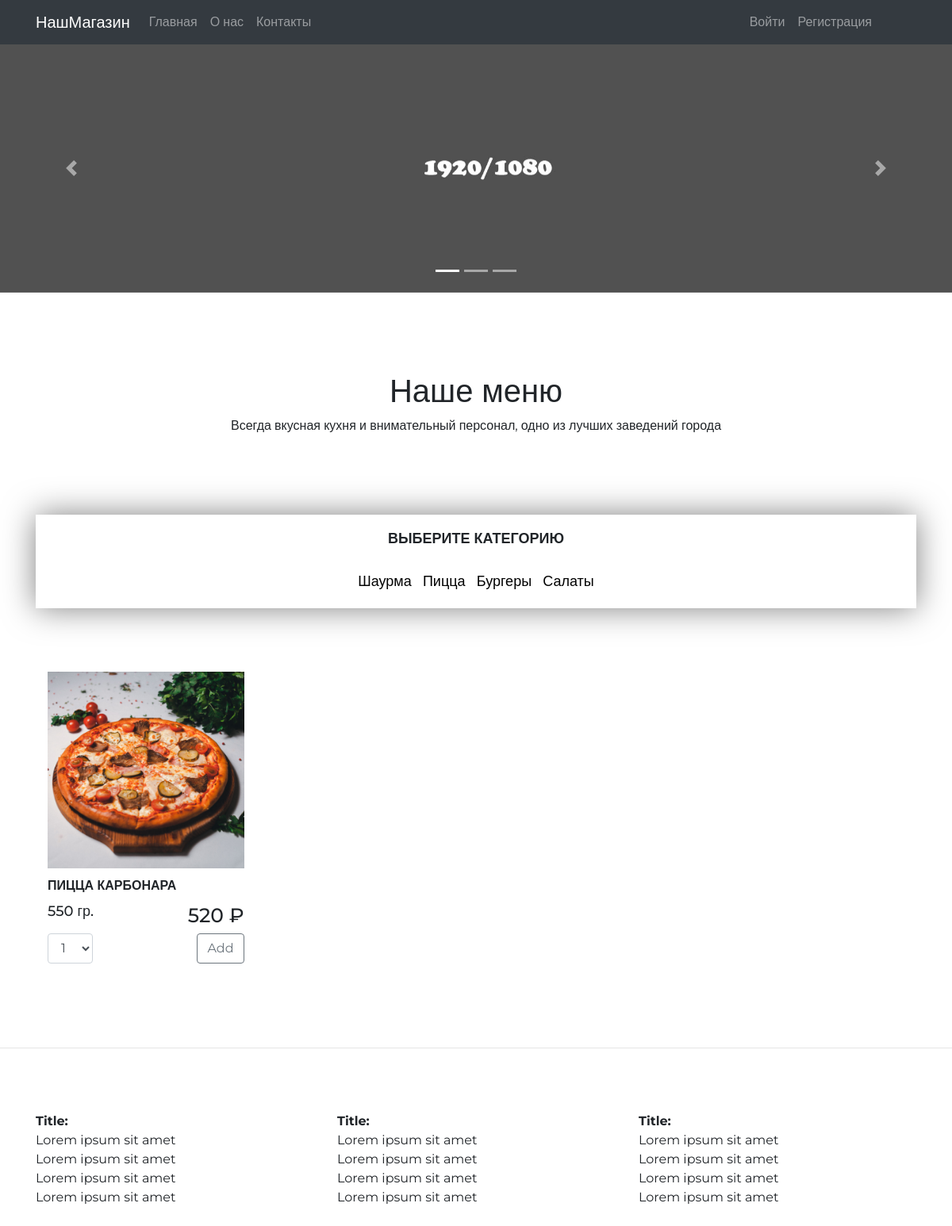
/Пицца/, run on the app's committed database.
### shop/models.py (models this page shows, shortened)
class Category(models.Model):
    name = models.TextField()

class Product(models.Model):
    name = models.TextField()
    description = models.TextField()
    weight = models.IntegerField()
    price = models.IntegerField()
    category = models.ForeignKey("Category", on_delete=models.CASCADE)
    image = models.ImageField(upload_to='products_pics')

### shop/views.py (the view, shortened to what this page needs)
# urls.py: path('<str:category>/', views.get_products , name="products-page"),
def get_products(request, category):
    print(request.method)
    categories = Category.objects.all()
    products = Product.objects.filter(category__name=category)
    context = {
        'categories' : categories,
        'products' : products,
        'category' : category
    }
    return render(request, template_name='shop/main.html', context=context)

### shop/templates/shop/main.html (shortened to what this page needs)
{% extends 'shop/base.html' %}
{% load static %}
{% block content %}
	<section class="carousel">
		<div id="carouselExampleIndicators" class="carousel slide" data-ride="carousel">
			<ol class="carousel-indicators">
			  <li data-target="#carouselExampleIndicators" data-slide-to="0" class="active"></li>
			  <li data-target="#carouselExampleIndicators" data-slide-to="1"></li>
			  <li data-target="#carouselExampleIndicators" data-slide-to="2"></li>
			</ol>
			<div class="carousel-inner">
			  <div class="carousel-item active">
				<img class="d-block w-100" src="{% static 'shop/images/carousel_image.jpg' %}" alt="First slide">
			  </div>
			</div>
			<a class="carousel-control-prev" href="#carouselExampleIndicators" role="button" data-slide="prev">
			  <span class="carousel-control-prev-icon" aria-hidden="true"></span>
			</a>
			<a class="carousel-control-next" href="#carouselExampleIndicators" role="button" data-slide="next">
			  <span class="carousel-control-next-icon" aria-hidden="true"></span>
			</a>
		  </div>
	</section>
	<section class="delivery">
		<div class="container delivery">
			<div class="text-center headline">
				<h1>Наше меню</h1>
				<p class="subtitle">Всегда вкусная кухня и внимательный персонал, одно из лучших заведений города				</p>
			</div>
			<div class="row">
				<div class="col-xs-12 col-sm-12">
					<div class="categories">
						<h4>ВЫБЕРИТЕ КАТЕГОРИЮ</h4>
						<div class="categories_list">
						{% for category in categories %}
							<a href="{% url 'products-page' category.name %}">{{ category.name }}</a>
						{% endfor %}
						</div>
					</div>
				</div>
			</div>
			<div class="row">
				<div class="col-xs-12 col-sm-12 products">
				{% for product in products %}
					<div class="col-xs-12 col-sm-4 col-md-3">
						<div class="product">
							<div class="product-photo">
								<img src="{{ product.image.url }}" alt="">
							</div>
							<div class="name">
								<strong>{{ product.name }}</strong>
							</div>
							<div class="price_weight">
								<div class="row">
									<div class="col-xs-6">
										<h4>{{ product.weight }} гр.</h4>
									</div>
									<div class="col-xs-6 text-right">
										<h3>{{ product.price }} ₽</h3>
									</div>
								</div>
							</div>
							<form method="POST" action="{% url 'products-page' category %}">
								<div class="row">
										<div class="col-xs-3">
											<select name="number" class="form-control" id="">
												<option value="1">1</option>
											</select>
										</div>
										<div class="col-xs-8 text-right">
											<button type="submit" class="btn btn-outline-secondary">Add</button>
										</div>
								</div>
							</form>
						</div>
					</div>
				{% endfor %}
				</div>
			</div>
			</div>
	</section>
{% endblock content %}

### shop/static/shop/style.css (style rules this page uses)
body { font-family: 'Montserrat', sans-serif; margin: 0; padding: 0; }
.categories { box-shadow: 0 0 40px rgb(0,0,0,0.5); padding: 20px; text-align: center; margin-bottom: 30px; }
.categories a { color: black; font-size: 18px; }
.categories h4 { font-size: 18px; font-weight: bold; }
.categories_list { margin-top: 30px; }
.categories_list a { margin-left: 5px; margin-right: 5px; }
.headline { margin-top: 100px; margin-bottom: 100px; }
.product { margin-bottom: 40px; }
.product .name { margin-top: 10px; }
.product .name strong { padding-left: 0px; }
.product-photo img { width: 100%; }
.product .price_weight .row { margin-top: 10px; margin-left: 0; margin-right: 0; }
.product .price_weight .row .col-xs-6 h4 { font-size: 18px; }
.product .price_weight .row .col-xs-6 h3 { font-size: 25px; }
.product form .row { margin-left: 0; margin-right: 0; }
.products { margin-bottom: 50px; margin-top: 50px; }
.text-right { margin-left: auto; }
.name, .weight, .cost, .btn-outline-danger { margin-top: 10px; }
.col-xs-12 { width: 100%; }
.col-xs-1, .col-xs-2, .col-xs-3, .col-xs-4, .col-xs-5, .col-xs-6, .col-xs-7, .col-xs-8, .col-xs-9, .col-xs-10, .col-xs-11, .col-xs-12 { float: left; }

### data on the page
Category: name "Шаурма"
Category: name "Пицца"
Category: name "Бургеры"
Category: name "Салаты"
Product: image (picture), name "ПИЦЦА КАРБОНАРА", weight "550", price "520"
